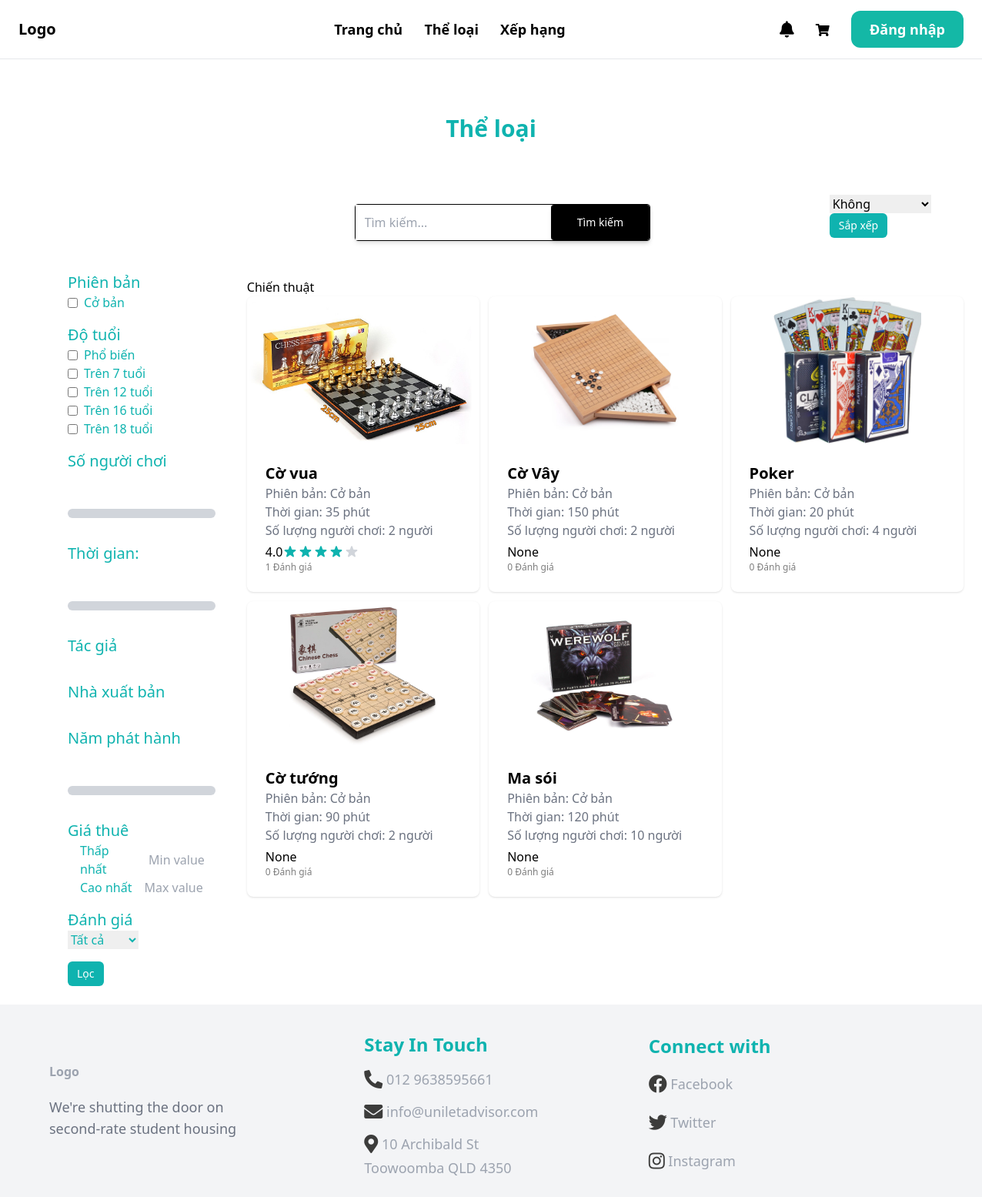
/category/cat29/, run on the app's committed database.
### boardgame/models.py (models this page shows, shortened)
class Version(models.Model):
    title = models.CharField(max_length=100, default=None)
    vid = ShortUUIDField(unique=True, primary_key=True, prefix="ver", alphabet='1234567890', length=2, max_length=6)
    description = models.TextField(null=True, blank=True)
    class Meta:
        verbose_name_plural = 'Version'
    def __str__(self):
        return self.title

class  Boardgame(models.Model):
    AGE_RATINGS = (
        ('G', 'Phổ biến'),
        ('7+', 'Trên 7 tuổi'),
        ('12+', 'Trên 12 tuổi'),
        ('16+', 'Trên 16 tuổi'),
        ('18+', 'Trên 18 tuổi'),
    )
    STATUS_BG = (
        ('out_of_stock', 'Boardgame này đã hết'),
        ('stocking', 'Boardgame này vẫn còn'),
    )
    bgid = ShortUUIDField(unique=True, primary_key=True, prefix="bg", alphabet='1234567890', length=2, max_length=6)
    user = models.ForeignKey(User, on_delete=models.SET_NULL, null=True)
    date = models.DateTimeField(default=timezone.now)
    category= models.ForeignKey(Category, on_delete=models.SET_NULL, null=True)
    version = models.ForeignKey(Version, on_delete=models.SET_NULL, null=True)
    title = models.CharField(max_length=100)
    image = models.ImageField(upload_to="user_directory_path")
    description = models.TextField(null=True, blank=True, default="This is the boardgame")
    rule = models.TextField(null=True, blank=True, default="This is rule for boardgame")
    age_rating = models.CharField(choices=AGE_RATINGS, max_length=5, default="G")
    people = models.IntegerField()
    play_time = models.IntegerField()
    price = models.DecimalField(max_digits=99999999999999, decimal_places=2)
    author = models.ForeignKey(Author, on_delete=models.SET_NULL, null=True, blank=True)
    producer = models.ForeignKey(Producer, on_delete=models.SET_NULL, null=True, blank=True)
    publication_year = models.IntegerField(default="2000")
    boardgame_status = models.CharField(choices=STATUS_BG, max_length=20, default="out_of_stock")
    in_stock = models.PositiveIntegerField(default=0)
    order = models.PositiveIntegerField(default=0)
    rental = models.PositiveIntegerField(default=0)
    total = models.PositiveIntegerField(default=0)
    class Meta:
        verbose_name_plural = "Boardgame"
    def get_average_rating(self):
        return self.reviews.aggregate(avg_rating=Avg('rating'))['avg_rating']
    @property
    def draw_average_stars(self):
        if (self.get_average_rating()):
            average_stars = int(self.get_average_rating())
            return range(0,average_stars)
    @property
    def draw_non_stars(self):
        if (self.get_average_rating()):
            average_stars = int(self.get_average_rating())
            return range(0,5-average_stars)

### core/views.py (the view)
# urls.py: path('category/<cid>/', views.category_view, name='category'),
def category_view(request, cid):
    category = Category.objects.get(cid=cid)
    boardgames = Boardgame.objects.filter(category=category)
    versions = Version.objects.all()
    age_rating_choices = Boardgame.AGE_RATINGS
    authors = Author.objects.all()
    producers = Producer.objects.all()
    return render(request, 'core/category.html', {
        'category': category,
        'boardgames': boardgames,
        'versions': versions,
        'age_rating_choices':age_rating_choices,
        'authors': authors,
        'producers': producers,
    })

### templates/core/Category.html (shortened to what this page needs)
{% extends 'core/base.html' %}
{% block content %}
<div class="text-center pt-12 text-3xl font-bold text-[#0FB3AF]">Thể loại</div>
<h1 class="text-left pt-6 text-xl font-medium text-[#0FB3AF] px-48 pb-4">{{ category.name }}</h1>
<div class="mt-6 ml-80 w-4/5 flex justify-around items-center">
    <div class="flex justify-center">
        <form action="{% url 'boardgame:search' %}" method="GET">
            <div class="mt-4 flex justify-between flex border border-black w-96 h-12 rounded shadow-md ">
                <input type="text" name="query" placeholder="Tìm kiếm..." class="w-2/3 px-3 focus:outline-none">
                <button type="submit"
                    class="w-1/3 bg-black hover:bg-[#0FB3AFCC] rounded shadow-md px-3 text-sm text-white">
                    Tìm kiếm
                </button>
            </div>
        </form>
    </div>
    <div>
        <form action="{% url 'boardgame:search' %}" method="GET">
            <select name="sort_by" id="sort_by">
                <option value="">Không</option>
            </select>
            <button type="submit"
                class="bg-[#0FB3AF] hover:bg-[#0FB3AFCC] flex justify-center items-center rounded-md px-3 text-sm text-white h-8">
                Sắp xếp
            </button>
        </form>
    </div>
</div>
<div class="grid grid-cols-5 gap-4">
    <div class="mt-10 ml-16">
        <form method="GET" action="{% url 'boardgame:search' %}">
            <div class="grid grid-cols-1 gap-4">
                <div>
                    <div class="text-[#0FB3AF] text-xl font-medium flex items-center ">
                        <label for="version" class="mr-2">Phiên bản</label>
                    </div>
                    {% for version in versions %}
                    <div class="text-[#0FB3AF] text-md font-medium flex items-center">
                        <input type="checkbox" name="version[]" value="{{ version.title }}" id="{{ version.vid }}">
                        <label class="ml-2" for="{{ version.vid }}">{{ version.title }}</label>
                    </div>
                    {% endfor %}
                </div>
                <div>
                    <div class="text-[#0FB3AF] text-xl font-medium flex items-center">
                        <label for="age_rating" class="mr-2">Độ tuổi</label>
                    </div>
                    {% for choice in age_rating_choices %}
                    <div class="text-[#0FB3AF] text-md font-medium flex items-center">
                        <input type="checkbox" name="age_rating" id="age_rating_{{ choice.0 }}" value="{{ choice.0 }}">
                        <label class="ml-2" for="age_rating_{{ choice.0 }}">{{ choice.1 }}</label>
                    </div>
                    {% endfor %}
                </div>
                <div>
                    <div class="text-[#0FB3AF] text-xl font-medium flex items-center">
                        <label for="people">Số người chơi</label>
                    </div>
                    <div id="people_slider" class="w-48 h-3 mt-12 text-sm bg-gray-300 rounded-full"></div>
                </div>
                <div>
                    <div class="mt-4 text-[#0FB3AF] text-xl font-medium flex items-center">
                        <label for="play_time">Thời gian:</label>
                    </div>
                    <div id="play_time_slider" class="w-48 h-3 mt-12 text-sm bg-gray-300 rounded-full"></div>
                </div>
                <div>
                    <div class="mt-4 text-[#0FB3AF] text-xl font-medium flex items-center">
                        <label for="author">Tác giả</label>
                    </div>
                </div>
                <div>
                    <div class="mt-4 text-[#0FB3AF] text-xl font-medium flex items-center">
                        <label for="producer">Nhà xuất bản</label>
                    </div>
                </div>
                <div>
                    <div class="mt-4 text-[#0FB3AF] text-xl font-medium flex items-center">
                        <label for="publication_year">Năm phát hành</label>
                    </div>
                    <div id="publication_year_slider" class="w-48 h-3 mt-12 text-sm bg-gray-300 rounded-full"></div>
                </div>
                <div>
                    <div class="mt-4 text-[#0FB3AF] text-xl font-medium flex items-center">
                        <label for="publication_year">Giá thuê</label>
                    </div>
                    <div class="w-80 ml-4 text-[#0FB3AF] text-md font-medium flex ">
                        <label class="mr-4" for="rental_price_min">Thấp nhất</label>
                        <input type="text" id="rental_price_min" name="rental_price_min" placeholder="Min value" />
                    </div>
                    <div class="w-80 ml-4 text-[#0FB3AF] text-md font-medium flex ">
                        <label class="mr-4" for="rental_price_max">Cao nhất</label>
                        <input type="text" id="rental_price_max" name="rental_price_max" placeholder="Max value" />
                    </div>
                </div>
                <div>
                    <div class="text-[#0FB3AF] text-xl font-medium flex items-center">
                        <label for="rating">Đánh giá</label>
                    </div>
                    <div class="text-[#0FB3AF] text-md font-medium flex items-center">
                        <select name="rating" id="rating">
                            <option value="">Tất cả</option>
                        </select>
                    </div>
                </div>
            </div>
            <button type="submit"
                class="mt-4 bg-[#0FB3AF] hover:bg-[#0FB3AFCC] flex justify-center flex items-center rounded-md px-3 text-sm text-white h-8">
                Lọc
            </button>
        </form>
    </div>
    <div class="mt-12 ml-12 col-span-4">
        {% if boardgames %}
        <h1>Chiến thuật {{ query }}</h1>
        <ul>
            <div class="grid grid-cols-3 gap-3 ">
                {% for boardgame in boardgames %}
                <div class="shadow bg-[#ffffff] rounded-lg">
                    <a href="{% url "boardgame:detail" boardgame.bgid %}" class="boardgame-info">
                        <div>
                            <img src="{{ boardgame.image.url }}"
                                class="rounded-t-lg object-contain max-h-48 w-full transition " sizes="100vw">
                        </div>
                        <div class="p-6 rounded-b-xl bg-white-100">
                            <h2 class="text-xl font-bold">{{ boardgame.title }}</h2>
                            <p class="text-gray-500">Phiên bản: {{ boardgame.version }}</p>
                            <p class="text-gray-500">Thời gian: {{ boardgame.play_time }} phút</p>
                            <p class="text-gray-500">Số lượng người chơi: {{ boardgame.people }} người</p>
                            <div class="flex items-center pt-1">
                                {{boardgame.get_average_rating}}
                                {% for star in boardgame.draw_average_stars %}
                                    <svg aria-hidden="true" class="w-5 h-5 text-[#0FB3AF]" fill="currentColor" viewBox="0 0 20 20">
                                        <title> {{star}}</title>
                                        <path
                                            d="M9.049 2.927c.3-.921 1.603-.921 1.902 0l1.07 3.292a1 1 0 00.95.69h3.462c.969 0 1.371 1.24.588 1.81l-2.8 2.034a1 1 0 00-.364 1.118l1.07 3.292c.3.921-.755 1.688-1.54 1.118l-2.8-2.034a1 1 0 00-1.175 0l-2.8 2.034c-.784.57-1.838-.197-1.539-1.118l1.07-3.292a1 1 0 00-.364-1.118L2.98 8.72c-.783-.57-.38-1.81.588-1.81h3.461a1 1 0 00.951-.69l1.07-3.292z">
                                        </path>
                                    </svg>
                                {% endfor %}
                            </div>
                            <div class="font-thin text-[#7E7E7E] font-['Open Sans'] text-xs">
                                {{boardgame.reviews.all.count}} Đánh giá
                            </div>
                        </div>
                    </a>
                </div>
                {% endfor %}
            </div>
        </ul>
        {% else %}
        <h1>No results found for "{{ query }}"</h1>
        {% endif %}
    </div>
</div>
{% endblock %}

### data on the page
Version: title "Cở bản"
Boardgame: image (picture), title "Cờ vua", version "Cở bản", play_time "35", people "2", get_average_rating "4.0", reviews.all.count "1"
Boardgame: image (picture), title "Cờ Vây", version "Cở bản", play_time "150", people "2", get_average_rating "None", reviews.all.count "0"
Boardgame: image (picture), title "Poker", version "Cở bản", play_time "20", people "4", get_average_rating "None", reviews.all.count "0"
Boardgame: image (picture), title "Cờ tướng", version "Cở bản", play_time "90", people "2", get_average_rating "None", reviews.all.count "0"
Boardgame: image (picture), title "Ma sói", version "Cở bản", play_time "120", people "10", get_average_rating "None", reviews.all.count "0"

### other printed values
{{ choice.1 }} "Phổ biến" "Trên 7 tuổi" "Trên 12 tuổi" "Trên 16 tuổi" "Trên 18 tuổi"
